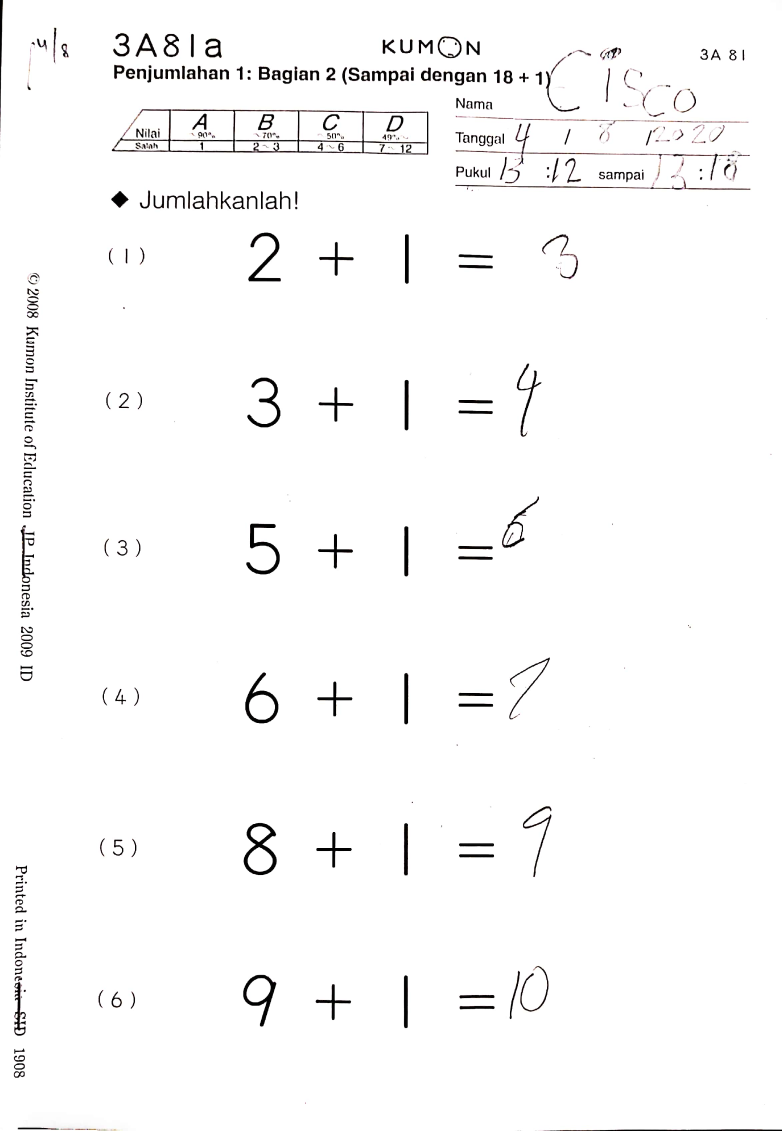
#> input picture Kumon_worksheet_Scanned.jpg, 2344 x 3392 px (shown at 1/3 size)
$ python 'OpenCV OCR Tesseract.py'
#> lines starting #> are read from the running program, lines starting #| are printed output that depends on the picture
import cv2
import pytesseract
import numpy as np

pytesseract.pytesseract.tesseract_cmd = 'C:\\Program Files (x86)\\Tesseract-OCR\\tesseract.exe'
# hold control and click pytesseract to see functions available in pytesseract

img = cv2.imread('Kumon_worksheet_Scanned.jpg')
#> img is the input picture: shape (3392, 2344, 3); mean B, G, R 249.5, 249.5, 249.7
# To resize for kumon size
img = cv2.resize(img, (556,794)) #14.7cm x 21cm # pixel: 555.59055118,793.7007874
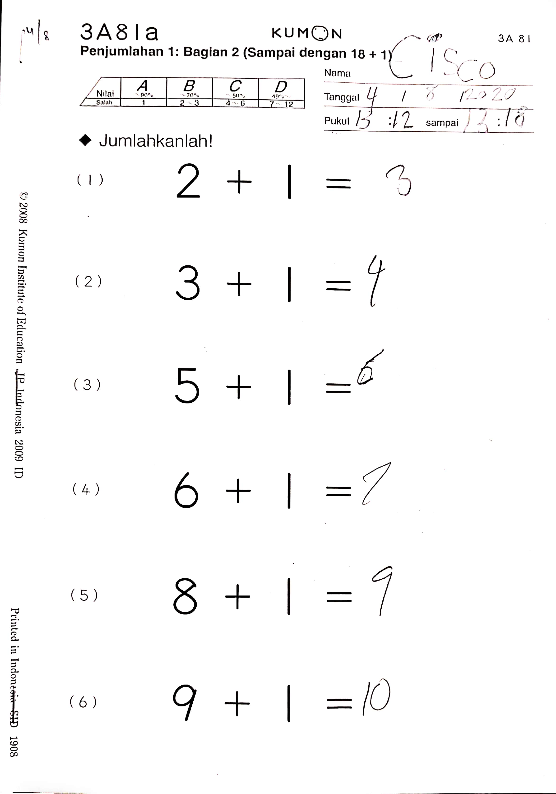
#> img: shape (794, 556, 3); mean B, G, R 249.6, 249.5, 249.7
_, img = cv2.threshold(img, 200, 255, cv2.THRESH_BINARY)
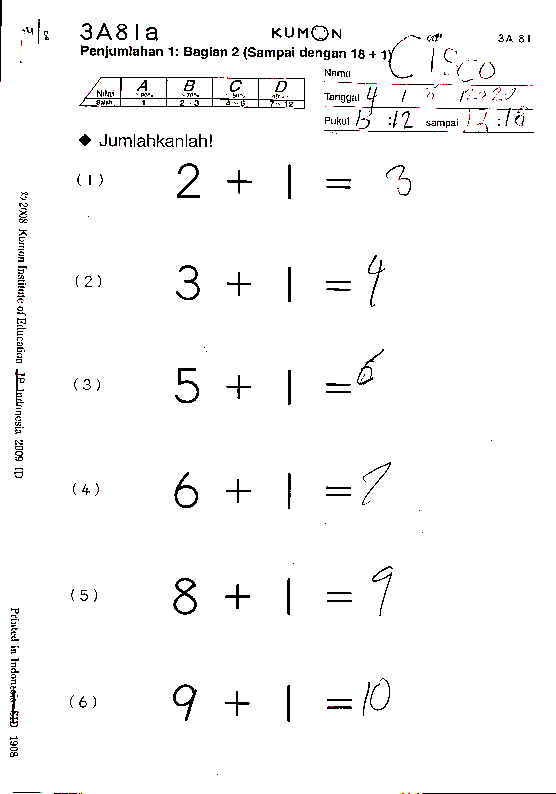
#> img: shape (794, 556, 3); mean B, G, R 248.4, 248.4, 248.5
# need to convert BGR to RGB
img2 = cv2.cvtColor(img,cv2.COLOR_BGR2RGB)

# Tesseract Function
print(pytesseract.image_to_string(img2))
#> (this line was passed over: pytesseract is not available in this run)
print("    ")
    # Format:

# ---------- Detecting Per Digit ------------
hImg,wImg,_ = img.shape
#> hImg = 794; wImg = 556
cong = r'--oem 2 --psm 11 outputbase digits'
# oem value 2 --> run cube and tesseract (best accuracy), 3--> default
# psm value 4 --> assume a single column of text of variable sizes, value 6 --> default
# psm value 11 --> Find as much text as possible in no particular order
#> (the run stopped early here; a loop or call above may not have finished)

$ run again, with Kumon_2.jpg copied over Kumon_worksheet_Scanned.jpg
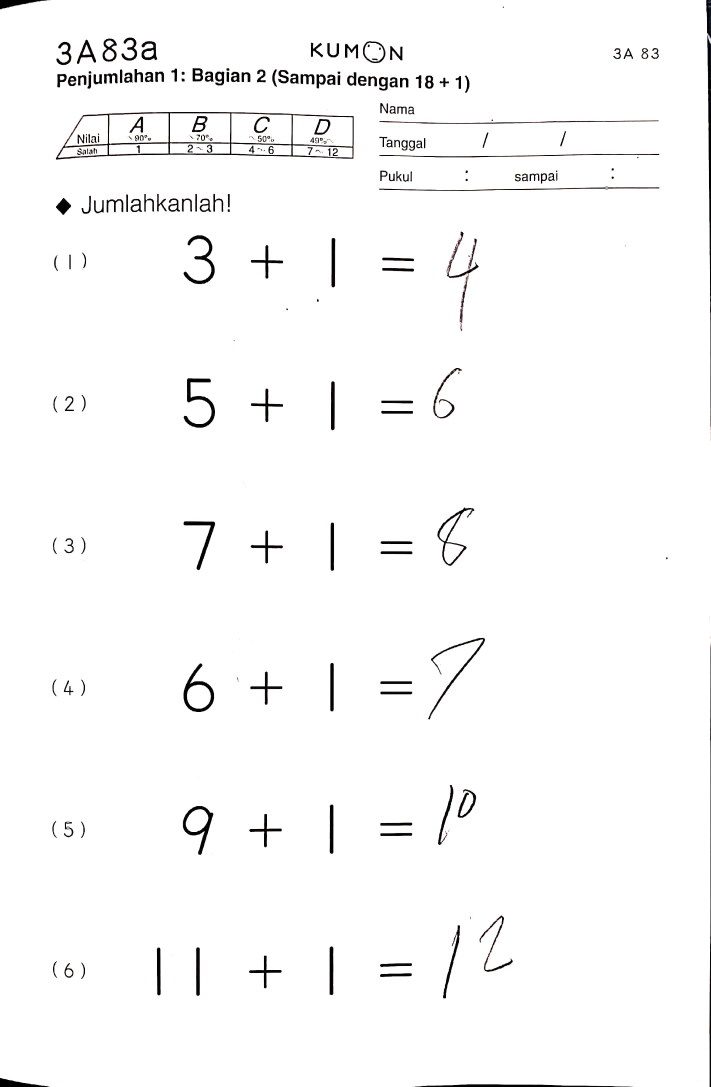
#> input picture Kumon_2.jpg, 2132 x 3260 px (shown at 1/3 size)
#> img is the input picture: shape (3260, 2132, 3); mean B, G, R 249.6, 249.6, 249.7
#> `img = cv2.resize(img, (556,794))`:
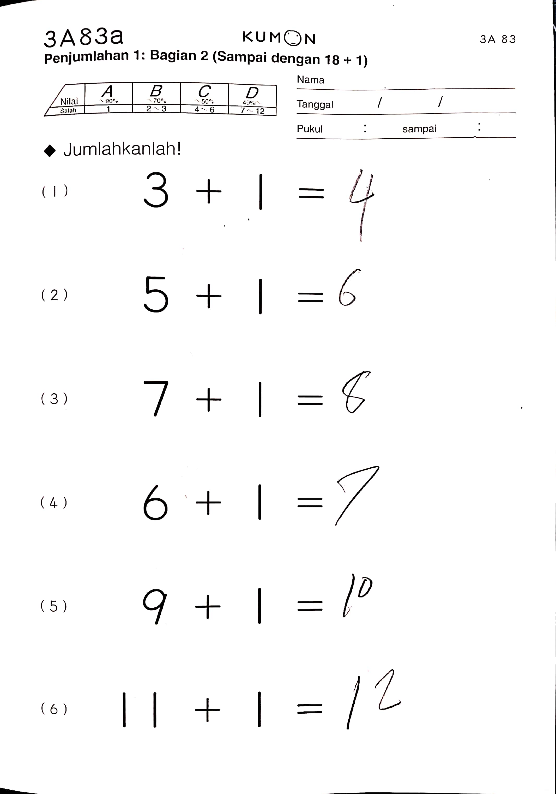
#> img: shape (794, 556, 3); mean B, G, R 249.7, 249.6, 249.8

$ run again, with Kumon_3.jpg copied over Kumon_worksheet_Scanned.jpg
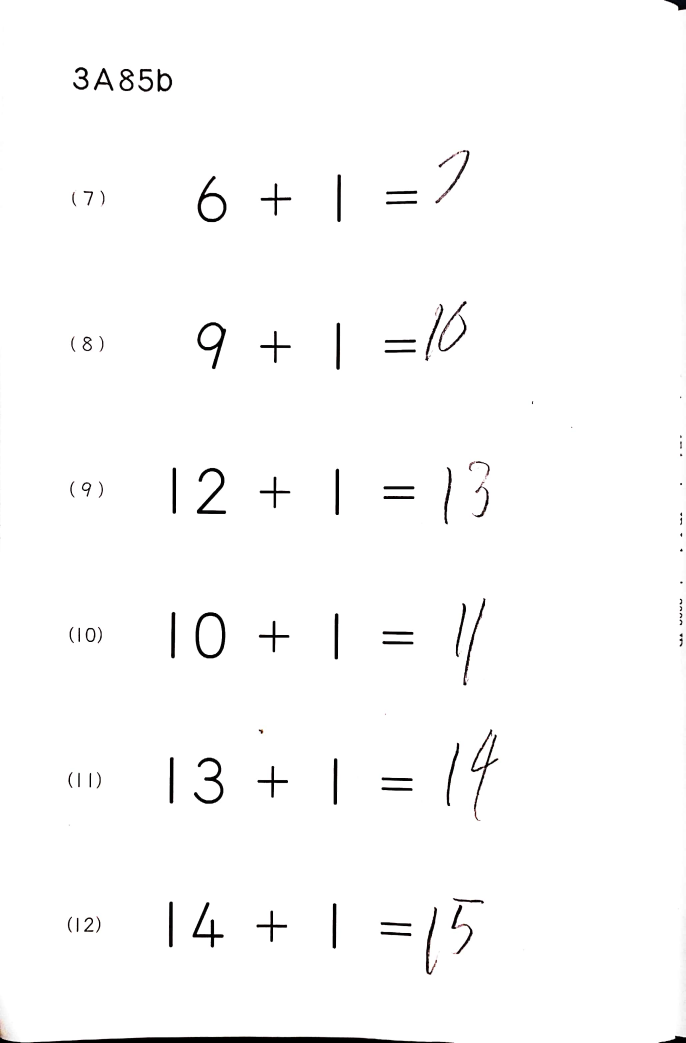
#> input picture Kumon_3.jpg, 2056 x 3128 px (shown at 1/3 size)
#> img is the input picture: shape (3128, 2056, 3); mean B, G, R 251.1, 251.1, 251.2
#> `img = cv2.resize(img, (556,794))`:
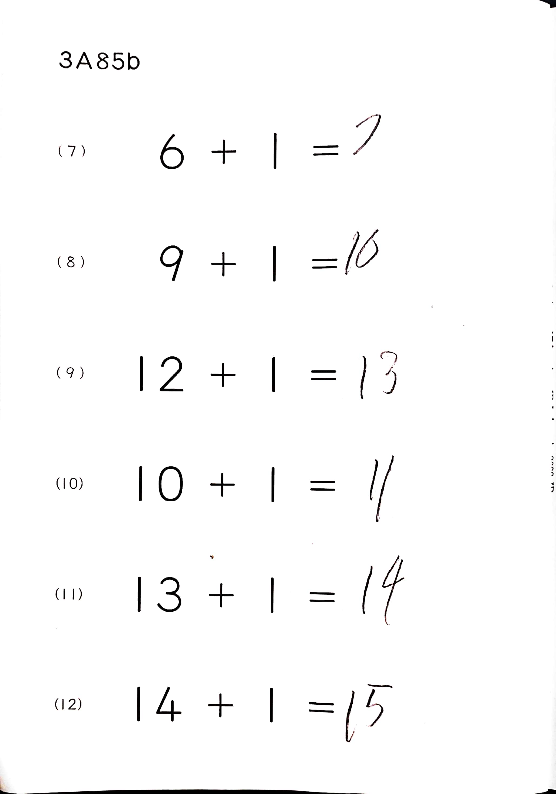
#> img: shape (794, 556, 3); mean B, G, R 251.1, 251.1, 251.2
